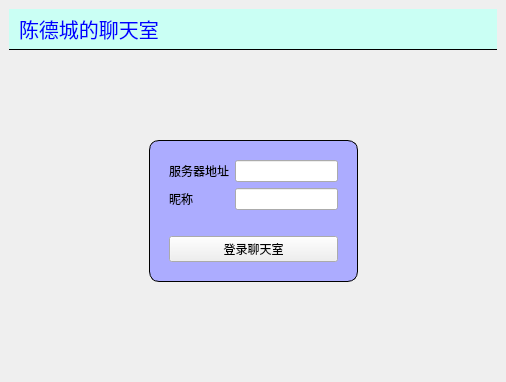
<?xml version="1.0" encoding="UTF-8"?>
<ui version="4.0">
 <class>MainWindow</class>
 <widget class="QMainWindow" name="MainWindow">
  <property name="geometry">
   <rect>
    <x>0</x>
    <y>0</y>
    <width>506</width>
    <height>382</height>
   </rect>
  </property>
  <property name="windowTitle">
   <string>聊天室客户端</string>
  </property>
  <property name="styleSheet">
   <string notr="true">#titleLabel{
background:rgb(202, 255, 244);
color:blue;
font-size:20px;
border:none;
border-bottom:1px solid black;
padding:5px;
}

#mainFrame{
border:none;
background:white;
}

#loginFrame{
background:rgb(172, 172, 255);
font-size:200px;
border-radius:10px;
border:1px solid black;
padding:10px;
}</string>
  </property>
  <widget class="QWidget" name="centralwidget">
   <layout class="QVBoxLayout" name="verticalLayout">
    <item>
     <widget class="QLabel" name="titleLabel">
      <property name="text">
       <string>陈德城的聊天室</string>
      </property>
     </widget>
    </item>
    <item>
     <widget class="QStackedWidget" name="stackedWidget">
      <property name="styleSheet">
       <string notr="true"/>
      </property>
      <property name="lineWidth">
       <number>-2</number>
      </property>
      <property name="currentIndex">
       <number>1</number>
      </property>
      <widget class="QWidget" name="chatPage">
       <layout class="QVBoxLayout" name="verticalLayout_3">
        <item>
         <layout class="QHBoxLayout" name="horizontalLayout">
          <item>
           <widget class="QTextEdit" name="textEdit"/>
          </item>
          <item>
           <widget class="QListWidget" name="listWidget">
            <property name="maximumSize">
             <size>
              <width>100</width>
              <height>16777215</height>
             </size>
            </property>
           </widget>
          </item>
         </layout>
        </item>
        <item>
         <layout class="QHBoxLayout" name="horizontalLayout_2">
          <item>
           <widget class="QLineEdit" name="lineEdit"/>
          </item>
          <item>
           <widget class="QPushButton" name="sayButton">
            <property name="text">
             <string>发送</string>
            </property>
           </widget>
          </item>
          <item>
           <widget class="QPushButton" name="logoutButton">
            <property name="text">
             <string>退出</string>
            </property>
           </widget>
          </item>
         </layout>
        </item>
       </layout>
      </widget>
      <widget class="QWidget" name="loginPage">
       <layout class="QGridLayout" name="gridLayout">
        <item row="0" column="1">
         <spacer name="verticalSpacer_2">
          <property name="orientation">
           <enum>Qt::Orientation::Vertical</enum>
          </property>
          <property name="sizeHint" stdset="0">
           <size>
            <width>20</width>
            <height>82</height>
           </size>
          </property>
         </spacer>
        </item>
        <item row="1" column="0">
         <spacer name="horizontalSpacer">
          <property name="orientation">
           <enum>Qt::Orientation::Horizontal</enum>
          </property>
          <property name="sizeHint" stdset="0">
           <size>
            <width>135</width>
            <height>20</height>
           </size>
          </property>
         </spacer>
        </item>
        <item row="1" column="1">
         <widget class="QFrame" name="loginFrame">
          <property name="frameShape">
           <enum>QFrame::Shape::StyledPanel</enum>
          </property>
          <property name="frameShadow">
           <enum>QFrame::Shadow::Raised</enum>
          </property>
          <layout class="QVBoxLayout" name="verticalLayout_2">
           <item>
            <layout class="QFormLayout" name="formLayout">
             <item row="0" column="0">
              <widget class="QLabel" name="label_2">
               <property name="text">
                <string>服务器地址</string>
               </property>
              </widget>
             </item>
             <item row="0" column="1">
              <widget class="QLineEdit" name="serverEdit"/>
             </item>
             <item row="1" column="0">
              <widget class="QLabel" name="label_3">
               <property name="text">
                <string>昵称</string>
               </property>
              </widget>
             </item>
             <item row="1" column="1">
              <widget class="QLineEdit" name="usernameEdit"/>
             </item>
            </layout>
           </item>
           <item>
            <spacer name="verticalSpacer">
             <property name="orientation">
              <enum>Qt::Orientation::Vertical</enum>
             </property>
             <property name="sizeType">
              <enum>QSizePolicy::Policy::Fixed</enum>
             </property>
             <property name="sizeHint" stdset="0">
              <size>
               <width>20</width>
               <height>20</height>
              </size>
             </property>
            </spacer>
           </item>
           <item>
            <widget class="QPushButton" name="loginButton">
             <property name="text">
              <string>登录聊天室</string>
             </property>
            </widget>
           </item>
          </layout>
         </widget>
        </item>
        <item row="1" column="2">
         <spacer name="horizontalSpacer_2">
          <property name="orientation">
           <enum>Qt::Orientation::Horizontal</enum>
          </property>
          <property name="sizeHint" stdset="0">
           <size>
            <width>134</width>
            <height>20</height>
           </size>
          </property>
         </spacer>
        </item>
        <item row="2" column="1">
         <spacer name="verticalSpacer_3">
          <property name="orientation">
           <enum>Qt::Orientation::Vertical</enum>
          </property>
          <property name="sizeHint" stdset="0">
           <size>
            <width>20</width>
            <height>83</height>
           </size>
          </property>
         </spacer>
        </item>
        <item row="3" column="1">
         <widget class="QFrame" name="frame">
          <property name="frameShape">
           <enum>QFrame::Shape::StyledPanel</enum>
          </property>
          <property name="frameShadow">
           <enum>QFrame::Shadow::Raised</enum>
          </property>
         </widget>
        </item>
       </layout>
      </widget>
     </widget>
    </item>
   </layout>
  </widget>
 </widget>
 <resources/>
 <connections/>
</ui>
